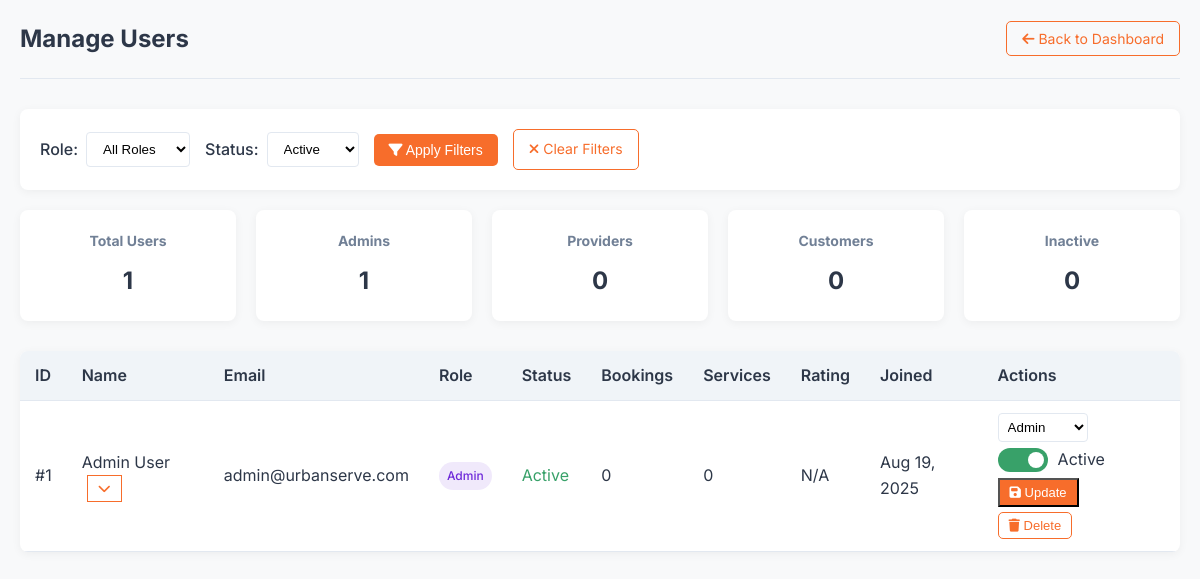
/users.php (signed in), run on the app's committed database.
### tables this page shows
CREATE TABLE IF NOT EXISTS users (
    id INT AUTO_INCREMENT PRIMARY KEY,
    name VARCHAR(100) NOT NULL,
    email VARCHAR(100) NOT NULL UNIQUE,
    password VARCHAR(255) NOT NULL,
    role ENUM('admin', 'provider', 'customer') NOT NULL,
    phone VARCHAR(20) NOT NULL,
    address TEXT NOT NULL,
    city VARCHAR(100) NOT NULL,
    state VARCHAR(100) NOT NULL,
    pincode VARCHAR(20) NOT NULL,
    profile_image VARCHAR(255),
    is_active BOOLEAN DEFAULT TRUE,
    created_at TIMESTAMP DEFAULT CURRENT_TIMESTAMP,
    updated_at TIMESTAMP DEFAULT CURRENT_TIMESTAMP ON UPDATE CURRENT_TIMESTAMP,
    INDEX idx_user_role (role),
    INDEX idx_user_email (email),
    INDEX idx_user_active (is_active)
);

### users.php (the view, shortened to what this page needs)
<?php
include 'db.php';
$filter_status = isset($_GET['status']) && $_GET['status'] === 'inactive' ? 0 : 1;
$query = "
    SELECT
        u.id, u.name, u.email, u.phone, u.role, u.is_active, u.created_at,
        p.avg_rating,
        (SELECT COUNT(*) FROM bookings WHERE user_id = u.id) as booking_count,
        (SELECT COUNT(*) FROM bookings WHERE provider_id = u.id) as service_count
    FROM users u
    LEFT JOIN providers p ON u.id = p.user_id
";
$where = [];
$params = [];
$types = "";
$where[] = "u.is_active = ?";
$params[] = $filter_status;
$types .= "i";
if (!empty($where)) {
    $query .= " WHERE " . implode(" AND ", $where);
}
$query .= " ORDER BY u.created_at DESC";
$stmt = $conn->prepare($query);
if (!empty($params)) {
    $stmt->bind_param($types, ...$params);
}
$stmt->execute();
$users = $stmt->get_result();
$counts = $conn->query("
    SELECT
        COUNT(*) as total,
        SUM(role = 'admin') as admins,
        SUM(role = 'provider') as providers,
        SUM(role = 'customer') as customers,
        SUM(is_active = 0) as inactive
    FROM users
")->fetch_assoc();
?>
<!DOCTYPE html>
<html lang="en">
<head>
    <link rel="stylesheet" href="https://cdnjs.cloudflare.com/ajax/libs/font-awesome/6.4.0/css/all.min.css">
</head>
<body>
    <div class="header">
        <h1>Manage Users</h1>
        <div>
            <a href="admin_dashboard.php" class="btn btn-outline">
                <i class="fas fa-arrow-left"></i> Back to Dashboard
            </a>
        </div>
    </div>
    <form method="GET" class="filter-controls">
        <div class="filter-group">
            <label for="role">Role:</label>
            <select name="role" id="role">
                <option value="">All Roles</option>
            </select>
        </div>
        <div class="filter-group">
            <label for="status">Status:</label>
            <select name="status" id="status">
                <option value="active" <?= $filter_status ? 'selected' : '' ?>>Active</option>
            </select>
        </div>
        <button type="submit" class="btn btn-primary">
            <i class="fas fa-filter"></i> Apply Filters
        </button>
        <a href="users.php" class="btn btn-outline">
            <i class="fas fa-times"></i> Clear Filters
        </a>
    </form>
    <div class="dashboard-cards">
        <div class="card" onclick="filterByRole('')">
            <h3>Total Users</h3>
            <p><?= $counts['total'] ?></p>
        </div>
        <div class="card" onclick="filterByRole('admin')">
            <h3>Admins</h3>
            <p><?= $counts['admins'] ?></p>
        </div>
        <div class="card" onclick="filterByRole('provider')">
            <h3>Providers</h3>
            <p><?= $counts['providers'] ?></p>
        </div>
        <div class="card" onclick="filterByRole('customer')">
            <h3>Customers</h3>
            <p><?= $counts['customers'] ?></p>
        </div>
        <div class="card" onclick="filterByStatus('inactive')">
            <h3>Inactive</h3>
            <p><?= $counts['inactive'] ?></p>
        </div>
    </div>
    <table class="data-table">
        <thead>
            <tr>
                <th>ID</th>
                <th>Name</th>
                <th>Email</th>
                <th>Role</th>
                <th>Status</th>
                <th>Bookings</th>
                <th>Services</th>
                <th>Rating</th>
                <th>Joined</th>
                <th>Actions</th>
            </tr>
        </thead>
        <tbody>
            <?php while ($user = $users->fetch_assoc()): ?>
            <tr>
                <td>#<?= $user['id'] ?></td>
                <td>
                    <?= htmlspecialchars($user['name']) ?>
                    <button onclick="toggleDetails(<?= $user['id'] ?>)" class="btn-sm btn-outline" style="margin-left:5px;">
                        <i class="fas fa-chevron-down"></i>
                    </button>
                </td>
                <td><?= htmlspecialchars($user['email']) ?></td>
                <td>
                    <span class="user-role role-<?= $user['role'] ?>">
                        <?= ucfirst($user['role']) ?>
                    </span>
                </td>
                <td class="status-<?= $user['is_active'] ? 'active' : 'inactive' ?>">
                    <?= $user['is_active'] ? 'Active' : 'Inactive' ?>
                </td>
                <td><?= $user['booking_count'] ?></td>
                <td><?= $user['service_count'] ?? 0 ?></td>
                <td>
                    <?= $user['avg_rating'] ? number_format($user['avg_rating'], 1) . '/5' : 'N/A' ?>
                </td>
                <td><?= date('M d, Y', strtotime($user['created_at'])) ?></td>
                <td>
                    <div class="action-buttons">
                        <form method="POST" style="display:inline;">
                            <select name="role" style="padding: 5px; border-radius: 4px; margin-bottom: 5px;">
                                <option value="admin" <?= $user['role'] === 'admin' ? 'selected' : '' ?>>Admin</option>
                            </select>
                            <div style="display:flex; align-items:center; gap:10px; margin-bottom:5px;">
                                <label class="toggle-switch">
                                    <span class="slider"></span>
                                </label>
                                <span><?= $user['is_active'] ? 'Active' : 'Inactive' ?></span>
                            </div>
                            <button type="submit" name="update_user" class="btn-primary btn-sm">
                                <i class="fas fa-save"></i> Update
                            </button>
                        </form>
                        <form method="POST" style="display:inline;">
                            <button type="submit" name="delete_user" class="btn btn-outline btn-sm"
                                    onclick="return confirm('Are you sure you want to delete this user? This action cannot be undone.');">
                                <i class="fas fa-trash"></i> Delete
                            </button>
                        </form>
                    </div>
                </td>
            </tr>
            <?php endwhile; ?>
        </tbody>
    </table>
</body>
</html>

### users.php (style rules this page uses)
:root { --primary: #f76d2b; --primary-dark: #e05b1a; --secondary: #2d3748; --accent: #f0f4f8; --text: #2d3748; --light-text: #718096; --border: #e2e8f0; --white: #ffffff; --success: #38a169; --warning: #dd6b20; --error: #e53e3e; }
* { margin: 0; padding: 0; box-sizing: border-box; }
body { font-family: 'Inter', sans-serif; background-color: #f8f9fa; color: var(--text); line-height: 1.6; padding: 20px; }
.header { display: flex; justify-content: space-between; align-items: center; margin-bottom: 30px; padding-bottom: 20px; border-bottom: 1px solid var(--border); }
.header h1 { font-size: 24px; color: var(--secondary); }
.btn { padding: 8px 15px; border-radius: 5px; text-decoration: none; font-size: 14px; transition: all 0.3s; cursor: pointer; border: none; }
.btn-primary { background-color: var(--primary); color: white; }
.btn-outline { background-color: transparent; border: 1px solid var(--primary); color: var(--primary); }
.dashboard-cards { display: grid; grid-template-columns: repeat(auto-fill, minmax(200px, 1fr)); gap: 20px; margin-bottom: 30px; }
.card { background-color: var(--white); border-radius: 8px; padding: 20px; box-shadow: 0 2px 10px rgba(0,0,0,0.05); text-align: center; cursor: pointer; transition: transform 0.3s; }
.card h3 { font-size: 14px; color: var(--light-text); margin-bottom: 10px; }
.card p { font-size: 24px; font-weight: 700; color: var(--secondary); }
.filter-controls { background-color: var(--white); padding: 20px; border-radius: 8px; box-shadow: 0 2px 10px rgba(0,0,0,0.05); margin-bottom: 20px; display: flex; flex-wrap: wrap; gap: 15px; align-items: center; }
.filter-group { display: flex; align-items: center; gap: 8px; }
.filter-group label { font-weight: 500; color: var(--secondary); }
select, input { padding: 8px 12px; border: 1px solid var(--border); border-radius: 4px; background-color: var(--white); }
.data-table { width: 100%; border-collapse: collapse; background-color: var(--white); box-shadow: 0 2px 10px rgba(0,0,0,0.05); border-radius: 8px; overflow: hidden; }
.data-table th, .data-table td { padding: 12px 15px; text-align: left; border-bottom: 1px solid var(--border); }
.data-table th { background-color: var(--accent); color: var(--secondary); font-weight: 600; }
.user-role { display: inline-block; padding: 4px 8px; border-radius: 20px; font-size: 12px; font-weight: 500; }
.role-admin { background-color: rgba(109, 40, 217, 0.1); color: #6d28d9; }
.status-active { color: var(--success); }
.action-buttons { display: flex; gap: 5px; flex-wrap: wrap; }
.btn-sm { padding: 5px 10px; font-size: 13px; }
.toggle-switch { position: relative; display: inline-block; width: 50px; height: 24px; }
.slider { position: absolute; cursor: pointer; top: 0; left: 0; right: 0; bottom: 0; background-color: #ccc; transition: .4s; border-radius: 24px; }
.slider:before { position: absolute; content: ""; height: 16px; width: 16px; left: 4px; bottom: 4px; background-color: white; transition: .4s; border-radius: 50%; }
input:checked + .slider { background-color: var(--success); }
input:checked + .slider:before { transform: translateX(26px); }

### data on the page
users: id "1", name "Admin User", email "admin@urbanserve.com", role "Admin", is_active "Active", booking_count "0", service_count "0", created_at "Aug 19, 2025"

### other printed values
$counts['total'] "1"
$counts['admins'] "1"
$counts['providers'] "0"
$counts['customers'] "0"
$counts['inactive'] "0"
